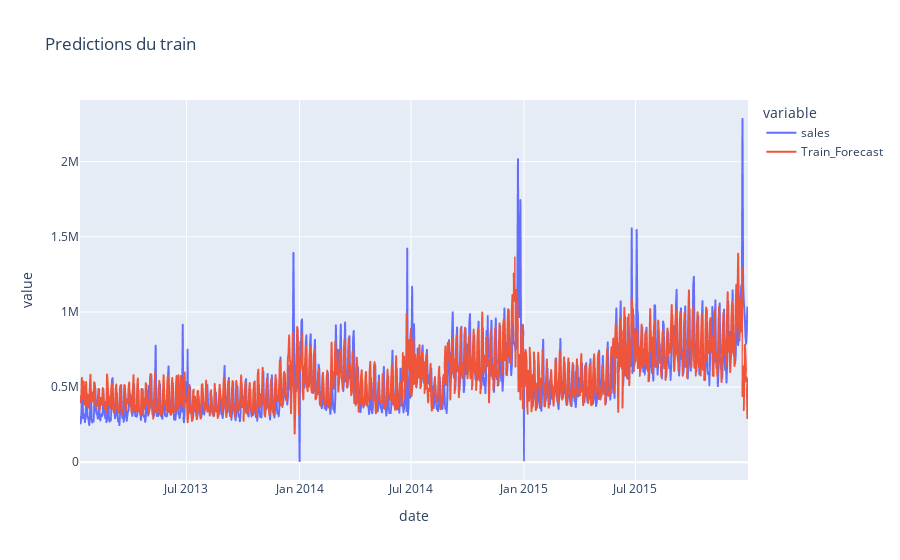

Notebook code cell kept with this figure:
### Code cell
fig = px.line(series_train, x='date', y=['sales', 'Train_Forecast'],title="Predictions du train")
fig.show()

### Figure 1 — Plotly figure (JSON) as saved in the notebook; plotly's stock layout.template omitted (floating-point values rounded to 4 significant figures; data arrays with more than 128 entries replaced by an {"elided": "..."} marker saying what was removed)
{"data": [{"hovertemplate": "variable=sales<br>date=%{x}<br>value=%{y}<extra></extra>", "legendgroup": "sales", "line": {"color": "#636efa", "dash": "solid"}, "marker": {"symbol": "circle"}, "mode": "lines", "name": "sales", "showlegend": true, "type": "scattergl", "x": {"elided": "1084 str values"}, "xaxis": "x", "y": {"elided": "1084 float values"}, "yaxis": "y"}, {"hovertemplate": "variable=Train_Forecast<br>date=%{x}<br>value=%{y}<extra></extra>", "legendgroup": "Train_Forecast", "line": {"color": "#EF553B", "dash": "solid"}, "marker": {"symbol": "circle"}, "mode": "lines", "name": "Train_Forecast", "showlegend": true, "type": "scattergl", "x": {"elided": "1084 str values"}, "xaxis": "x", "y": {"elided": "1084 float values"}, "yaxis": "y"}], "layout": {"legend": {"title": {"text": "variable"}, "tracegroupgap": 0}, "title": {"text": "Predictions du train"}, "xaxis": {"anchor": "y", "domain": [0, 1], "title": {"text": "date"}}, "yaxis": {"anchor": "x", "domain": [0, 1], "title": {"text": "value"}}}}
